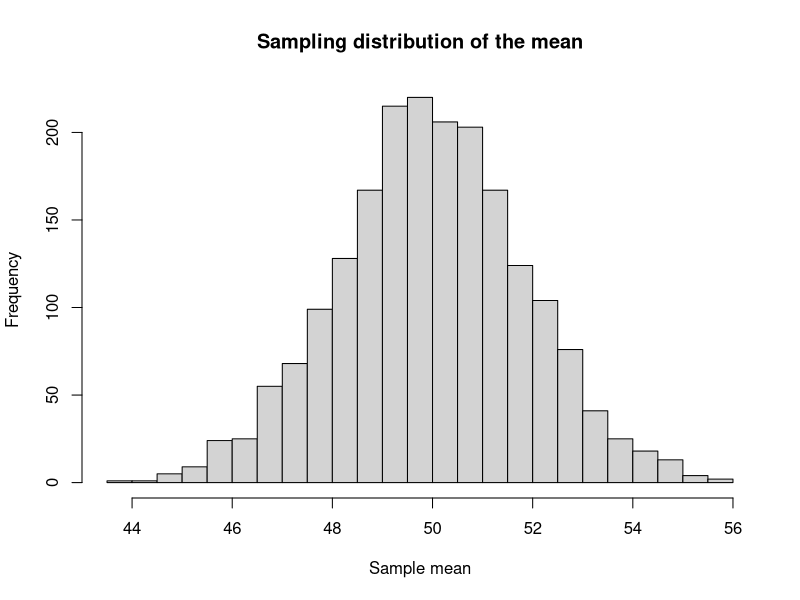

Generate this figure with R:
set.seed(7)

population <- rnorm(10000, mean = 50, sd = 10)
means <- replicate(2000, mean(sample(population, 30, replace = TRUE)))

c(
  population_mean = mean(population),
  mean_of_means = mean(means),
  simulated_se = sd(means),
  expected_se = sd(population) / sqrt(30)
)

hist(means, breaks = 40, main = "Sampling distribution of the mean", xlab = "Sample mean")
